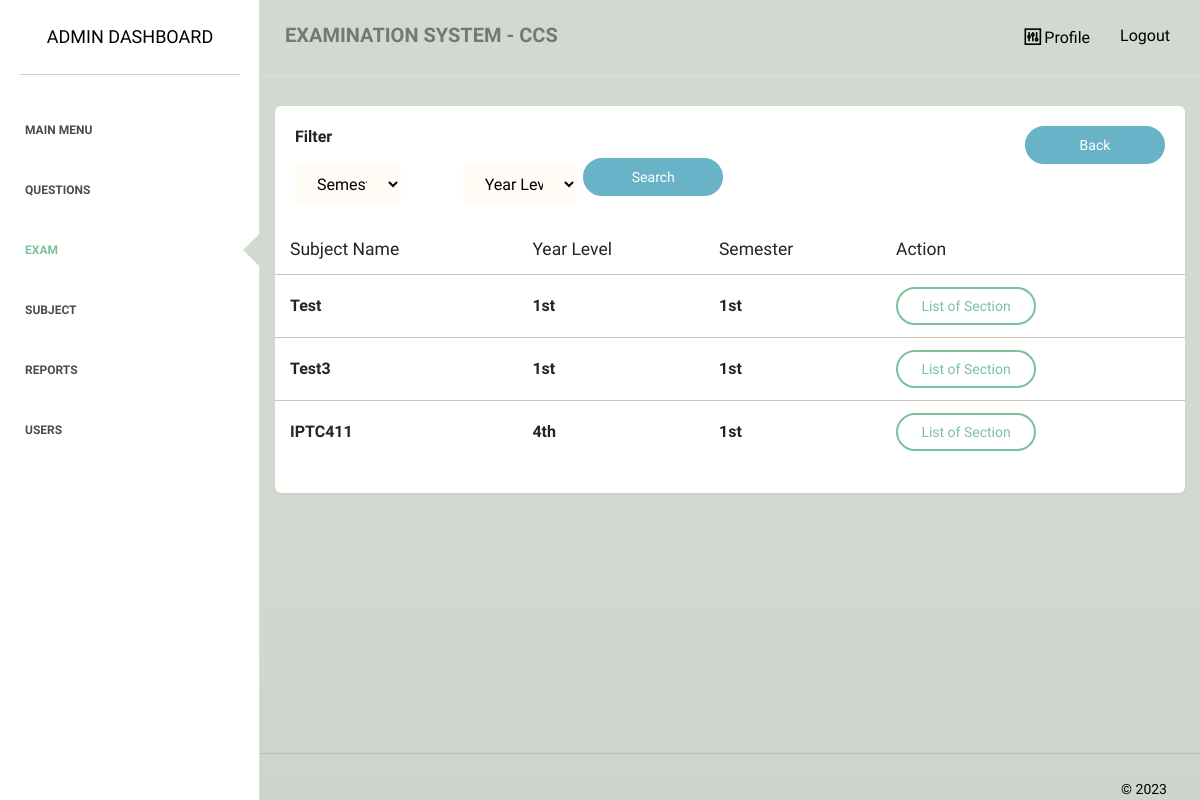
/admin/exams/list.php, run on the app's committed database.
### tables this page shows
CREATE TABLE `subject` (
  `subject_id` int(255) NOT NULL,
  `subject_name` varchar(255) NOT NULL,
  `num_of_student` varchar(255) NOT NULL,
  `rnd_id` varchar(255) NOT NULL,
  `list_of_student` varchar(2000) NOT NULL,
  `semester` varchar(5) NOT NULL,
  `yearlevel` varchar(5) NOT NULL
);

### admin/exams/list.php (the view, shortened to what this page needs)
<?php
require_once "../../dbconnect.php";
$search1 = $_GET['search1'] ?? '';
$search2 = $_GET['search2'] ?? '';
if ($search1 && $search2) {
    $statement = $pdo->prepare('SELECT s.*, (select count(*) from enrolled_student e where e.subject_id = s.rnd_id) as number_of_stud,
    (select count(*) from prof_subjects p where p.subject_id = s.rnd_id) as number_of_prof FROM subject s WHERE semester like :semester and yearlevel like :yearlevel');
    $statement->bindValue(':semester', "%$search1%");
    $statement->bindValue(':yearlevel', "%$search2%");
} else {
    $statement = $pdo->prepare('SELECT s.*, (select count(*) from enrolled_student e where e.subject_id = s.rnd_id) as number_of_stud,
    (select count(*) from prof_subjects p where p.subject_id = s.rnd_id) as number_of_prof FROM subject s');
}
$statement->execute();
$procdata = $statement->fetchAll(PDO::FETCH_ASSOC);
?>
<!doctype html>
<html lang="en">
<head>
    <link href="../../assets/css/main.css" rel="stylesheet" />
    <link href="../../assets/css/animate.css" rel="stylesheet"/>
    <link href="../../assets/css/paper-dashboard.css" rel="stylesheet"/>
    <link href="../../assets/css/demo.css" rel="stylesheet" />
    <link href="http://maxcdn.bootstrapcdn.com/font-awesome/latest/css/font-awesome.min.css" rel="stylesheet">
    <link href="../../assets/css/themify-icons.css" rel="stylesheet">
</head>
<body>
<div class="wrapper">
    <div class="sidebar" data-background-color="white" data-active-color="success">
    	<div class="sidebar-wrapper">
            <div class="logo">
                <a href="" class="simple-text">
                    Admin Dashboard
                </a>
            </div>
            <ul class="nav">
                <li>
                    <a href="../">
                        <p>Main Menu</p>
                    </a>
                </li>
                <li>
                    <a href="../questions/">
                        <p>Questions</p>
                    </a>
                </li>
                <li class="active">
                    <a href="../exams/">
                        <p>Exam</p>
                    </a>
                </li>
                <li>
                    <a href="../class/">
                        <p>Subject</p>
                    </a>
                </li>
                <li>
                    <a href="../generate/">
                        <p>Reports</p>
                    </a>
                </li>
                <li>
                    <a href="../user/">
                        <p>Users</p>
                    </a>
                </li>
            </ul>
    	</div>
    </div>
    <div class="main-panel">
        <nav class="navbar navbar-default">
            <div class="container-fluid">
                <div class="navbar-header">
                    <a class="navbar-brand" href="#">EXAMINATION SYSTEM - CCS</a>
                </div>
                <div class="collapse navbar-collapse">
                    <ul class="nav navbar-nav navbar-right">
                        <li>
                            <a href="../profile.php">
                                <i class="ti-panel"></i>
								<p>Profile</p>
                            </a>
                        </li>
						<li>
                            <a href="../../logout">
								<p>Logout</p>
                            </a>
                        </li>
                    </ul>
                </div>
            </div>
        </nav>
        <div class="content">
            <div class="container-fluid">
                <div class="row">
                    <div class="">
                        <div class="card ">
                            <div class="header">
                                <div class="header-arrangement">
                                    <div class="right">
                                        <form action="" method="get">
                                            <div class="flex">
                                                <p><b>Filter</b></p>
                                                <div class="row">
                                                    <div class="col-md-2">
                                                        <select name="search1" class="form-control" style="font-size: medium;">
                                                            <option value="" selected>Semester</option>
                                                        </select>
                                                    </div>
                                                    <div class="col-md-2">
                                                        <select name="search2" class="form-control" style="font-size: medium; margin-left:5rem;">
                                                            <option value="" selected>Year Level</option>
                                                        </select>
                                                    </div>
                                                    <button type="submit" name="search" class="btn btn-info btn-fill btn-wd" style="margin-left:5rem; margin-bottom:1rem;">Search</button>
                                                </div>
                                            </div>
                                        </form>
                                    </div>
                                    <div class="left">
                                        <a href="index.php" class="btn btn-info btn-fill btn-wd">Back</a>
                                    </div>
                                </div>
                            </div>
                            <div class="content table-responsive table-full-width">
                                <table class="table">
                                    <thead>
                                    	<th>Subject Name</th>
                                    	<th>Year Level</th>
                                    	<th>Semester</th>
                                    	<th>Action</th>
                                    </thead>
                                    <tbody>
                                        <?php foreach ($procdata as $i => $item): ?>
                                        <tr>
                                        	<td style="font-size:medium;"><b><?php echo $item['subject_name']; ?></b></td>
                                        	<td style="font-size:medium;"><b><?php echo $item['yearlevel']; ?></b></td>
                                        	<td style="font-size:medium;"><b><?php echo $item['semester']; ?></b></td>
                                            <td style="text-align:left;">
                                                <a href="section.php?id=<?php echo $item['rnd_id']; ?>" class="btn btn-success btn-wd">List of Section</a>
                                            </td>
                                        </tr>
                                        <?php endforeach;?>
                                    </tbody>
                                </table>
                            </div>
                        </div>
                    </div>
                </div>
            </div>
        </div>
        <footer class="footer">
            <div class="container-fluid">
                <div class="copyright pull-right">
                    &copy; <script>document.write(new Date().getFullYear())</script>
                </div>
            </div>
        </footer>
    </div>
</div>
</body>
</html>

### assets/css/demo.css (style rules this page uses)
.header-arrangement { display: flex; }
.header-arrangement .right { flex: 1; }

### data on the page
subject: subject_name "Test", yearlevel "1st", semester "1st"
subject: subject_name "Test3", yearlevel "1st", semester "1st"
subject: subject_name "IPTC411", yearlevel "4th", semester "1st"
